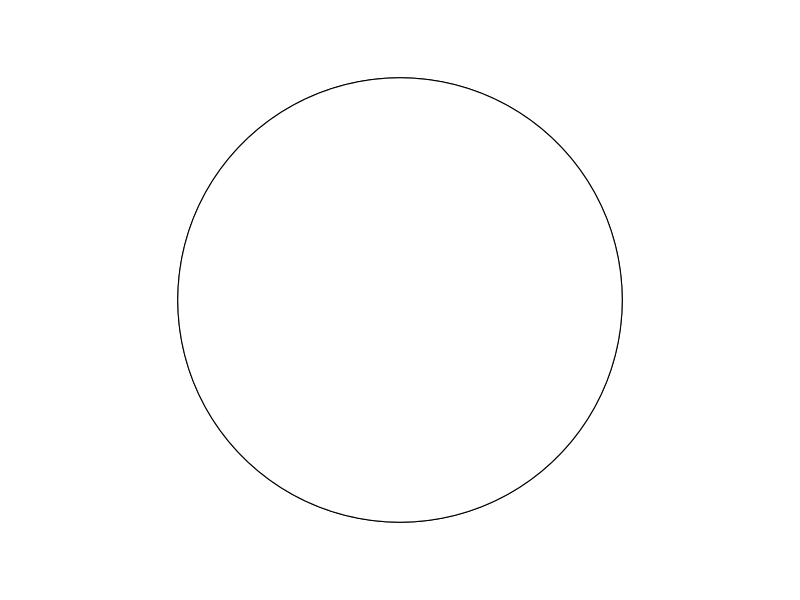
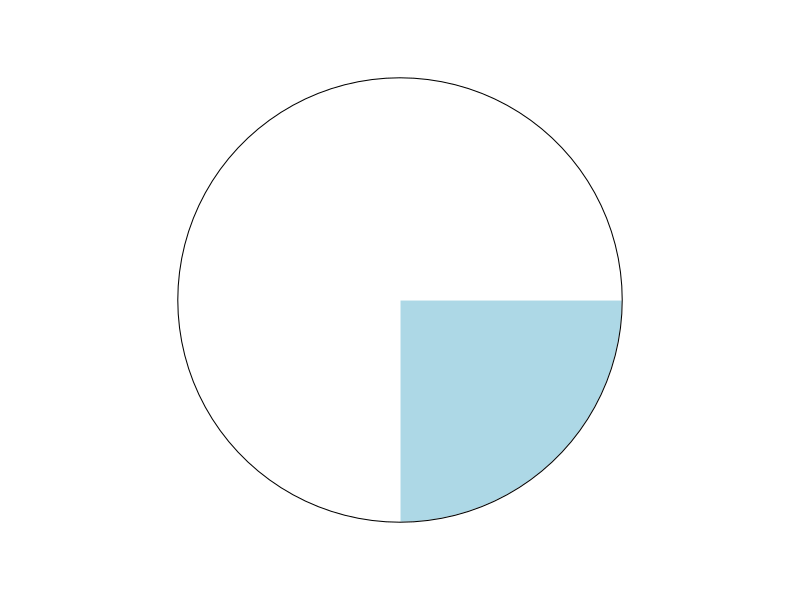
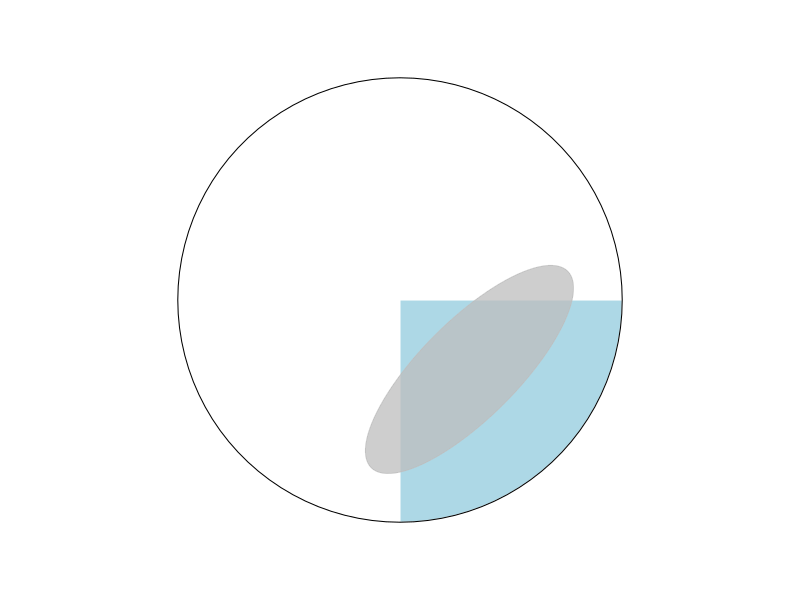
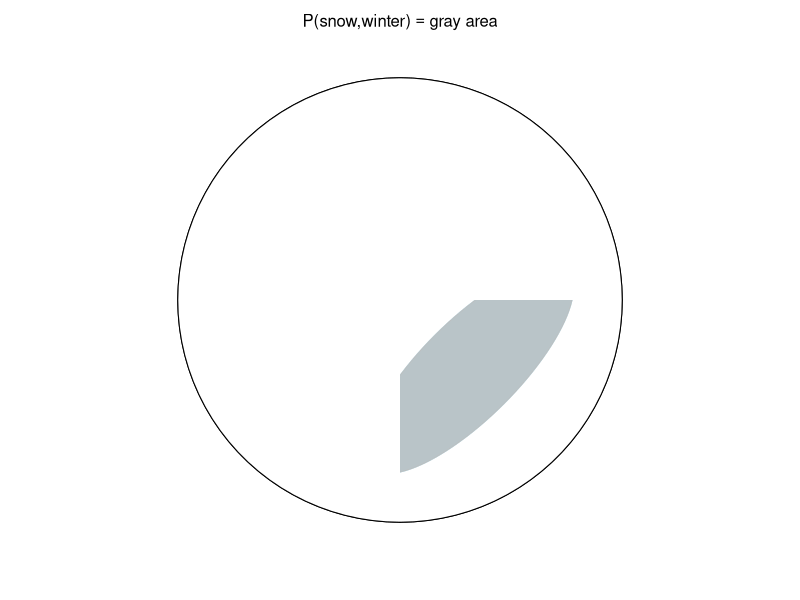
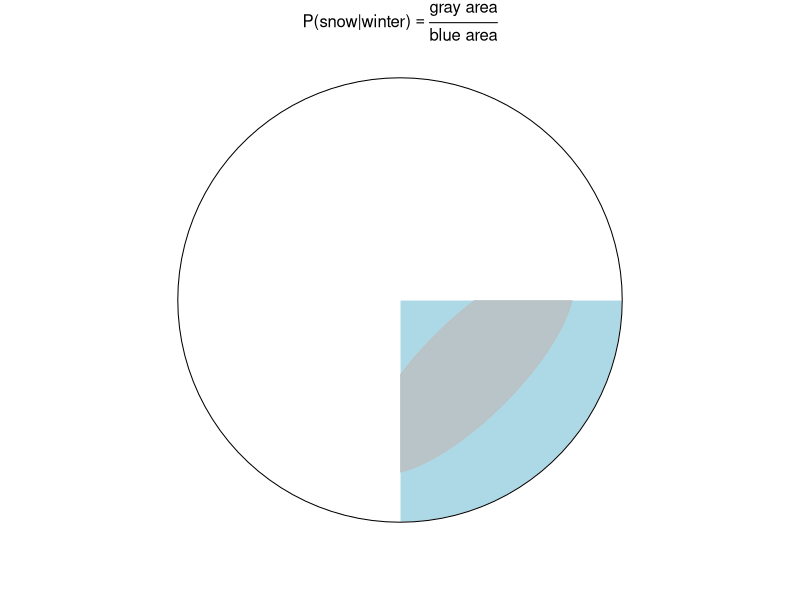
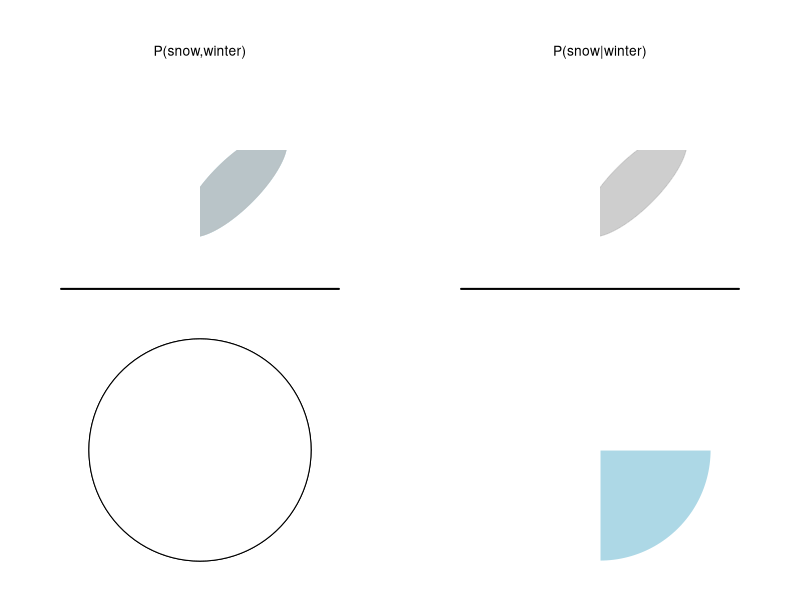
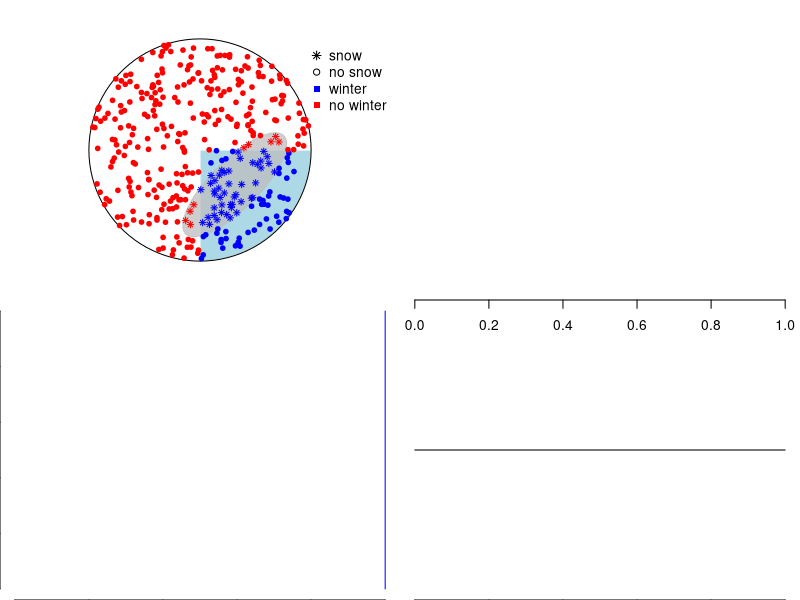
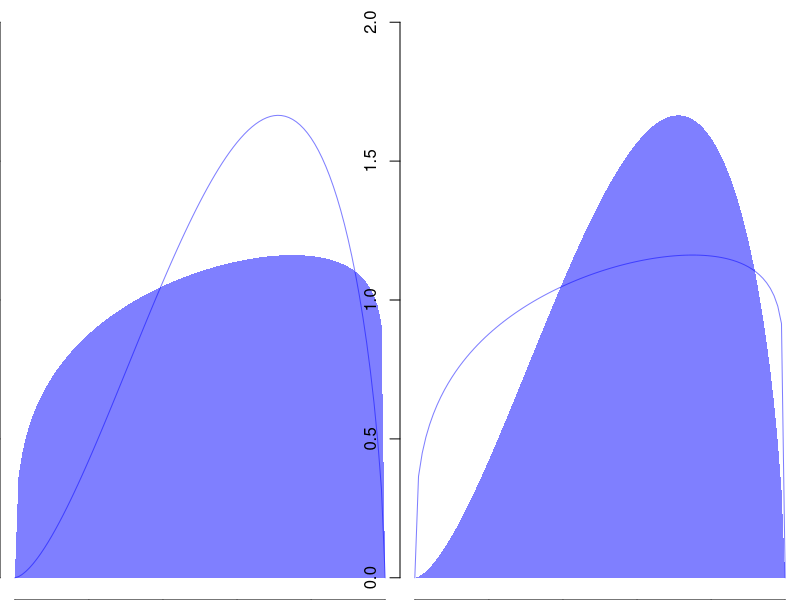

R code for these plots, in order:
## ---- chunk 1
knitr::opts_chunk$set(echo = TRUE, dpi = 300)
## ---- chunk 2
library(plotrix)
par(mar = c(0,0,0,0))
pie(c(3,1), labels = "")
draw.circle(0,0,.8, col ="white")
## ---- chunk 3
draw_pie = function() {
  par(mar = c(0,0,0,0))
  pie(c(3,1), labels = "", border = "white")
  draw.circle(0,0,.8)
}
draw_pie()
## ---- chunk 4
draw_pie()
e.rot = 45
h.e = .25
k.e = -.25
a.e = .5
b.e = .175
draw_ellipse = function() {
  draw.ellipse(h.e,k.e,a.e,b.e , angle = e.rot,
               col = adjustcolor("grey",alpha = .75),
               border = adjustcolor("grey",alpha = .75)) 
}
draw_ellipse()
## ---- chunk 5
par(mar = c(0,0,0,0))
pie(c(3,1), labels = "")
draw.circle(0,0,.8, col ="white")
draw.ellipse(h.e,k.e,a.e,b.e , col = "lightblue", angle = e.rot, border = "lightblue")
draw_ellipse()
rect(0,0,.7,.2, col = "white", border = NA)
rect(0,0,-.2,-.7, col = "white", border = NA)
text(0,1,expression("P(snow,winter)" =="gray area"))
## ---- chunk 6
par(mar = c(0,0,0,0))
pie(c(3,1), labels = "", border = "white")
draw.circle(0,0,.8)
text(0,1,expression("P(snow|winter)" == frac("gray area", "blue area")))
draw_ellipse()
rect(0,0,.7,.2, col = "white", border = NA)
rect(0,0,-.2,-.7, col = "white", border = NA)
## ---- chunk 7
par(mar = c(0,0,0,0), mfrow = c(2,2))
pie(c(3,1), labels = "", ylim = c(0,-.5))
draw.circle(0,0,.9, col ="white", border = "white")
draw.ellipse(h.e,k.e,a.e,b.e , col = "lightblue", angle = e.rot, border = "lightblue")
draw_ellipse()
rect(0,0,.7,.2, col = "white", border = NA)
rect(0,0,-.2,-.7, col = "white", border = NA)
lines(c(-1,1),c(-1,-1), lwd = 2)
text(0,.7,"P(snow,winter)")

pie(c(3,1), labels = "")
draw.circle(0,0,.9, col ="white", border = "white")
draw_ellipse()
rect(0,0,.7,.2, col = "white", border = NA)
rect(0,0,-.2,-.7, col = "white", border = NA)
text(0,.7,"P(snow|winter)")
lines(c(-1,1),c(-1,-1), lwd = 2)

pie(c(3,1), labels = "")
draw.circle(0,0,.8, col ="white")


pie(c(3,1), labels = "", border = "white")
## ---- chunk 8
shift_rotate = function(xy,shift_x, shift_y, angle) {
  theta = 2*pi/(1/(angle/360))
  trans.mat = transf = matrix(c(cos(theta),-sin(theta),sin(theta),cos(theta)),nrow = 2)
  
  x.e = xy[1] - shift_x
  y.e = xy[2] - shift_y
  
  xy_transf = trans.mat %*% matrix(c(x.e,y.e))
  
  return(xy.r = c(
    x.r = shift_x + xy_transf[1],
    y.r = shift_y + xy_transf[2]  
  ))
}

in_ellipse = function(xy,h,k,a,b, e.rot) {
  xy.r = shift_rotate(xy,h,k,e.rot)
  (xy.r[1]-h)^2/a^2 + (xy.r[2]-k)^2/b^2 <= 1
}

rpoint_in_circle = function() {
  r = 0.8 * sqrt(runif(1))
  theta = runif(1) * 2 * pi
  return(c(0 + r * cos(theta),
           0 + r * sin(theta)))
}

## ---- chunk 9
set.seed(123)
draw_pie()
draw_ellipse()

N = 365
is.winter = vector(length = N) # vector to count winter days
is.snow = vector(length = N) # vector to count snow days

for (k in 1:N) {
  # generate random point with custom function
  xy = rpoint_in_circle()
  
  # check if it is a snow day, i.e. in ellipse, with custom function
  is.snow[k] = in_ellipse(xy,h.e,k.e,a.e,b.e,e.rot)
  # check if it is a winter day
  is.winter[k] = xy[1] > 0 & xy[2] < 0
  
  # plot points
  points(xy[1],xy[2],
         pch = ifelse(is.snow[k] == T,8,21), cex = .75,
         bg = ifelse(is.winter[k] == T,"blue","red"),
         col = ifelse(is.winter[k] == T,"blue","red"))

}

legend(.75,.8,
       pch = c(8,21,15,15), bty = "n",
       col = c("black","black","blue","red"),
       legend = c("snow","no snow", "winter", "no winter"))
## ---- chunk 10
N_winter = sum(is.winter)
P_winter = N_winter/N
P_winter
## ---- chunk 11
N_snow = sum(is.snow)
P_snow = N_snow/N
P_snow
## ---- chunk 12
# logical indexing:
# is.snow[is.winter] returns only those entries of the 
# vector is.snow that are at positions where the 
# value for is.winter is TRUE
N_winter_and_snow = sum(is.snow[is.winter]) 
P_winter_and_snow = N_winter_and_snow/N
P_winter_and_snow
## ---- chunk 13
P_snow_given_winter = N_winter_and_snow/N_winter
P_snow_given_winter
## ---- chunk 14
P_snow_given_winter = P_winter_and_snow/P_winter
## ---- chunk 15
plot(0, type = "n", xlim = c(0,1), 
     yaxt = "n", ylab = "", 
     xlab = "p",
     bty = "n")
## ---- chunk 16
plot(c(1,1),
     c(0,1),
     type = "l", xlim = c(0,1), 
     ylab = "density",
     xlab = "p",
     col = "blue",
     bty = "n")
## ---- chunk 17
curve(dbeta(x,1,1),
      ylab = "density", 
      xlab = "p", 
      bty = "n",
      yaxt = "n")
## ---- chunk 18
filled.beta = function(a = 1, b = 1, col = "blue", border = NA, ylim = NULL, add = F) {
  x = seq(0,1,.01)
  y = dbeta(x,a,b)
  x.poly <- c(x, tail(x,1), head(x,1))
  y.poly <- c(y, 0, 0)
  if (is.null(ylim)) ylim = c(0,max(y))
  if (add == FALSE)
    plot(0,type = "n", ylim = ylim, xlab = "p", ylab = "density", xlim = c(0,1), bty = "n")
  polygon(x.poly, y.poly, col=col, border=border)
}
par(mfrow = c(1,2))
filled.beta(1.3,1.1, col = adjustcolor("blue", alpha = .5), ylim = c(0,2))
curve(dbeta(x,1.3*2,1.1*1.5), col = adjustcolor("blue", alpha = .5), add = T)
filled.beta(1.3*2,1.1*1.5, col = adjustcolor("blue", alpha = .5), ylim = c(0,2))
curve(dbeta(x,1.3,1.1), col = adjustcolor("blue", alpha = .5), add = T)
## ---- chunk 19
p = seq(0,1,length.out = 100)
prior = dbeta(p,2,1.5)
prior = prior/sum(prior)
plot(p,
     prior,
     type = 'l',
     xlab = "p",
     bty = "n",
     col = "blue")
## ---- chunk 20
trials = 4
successes = 3
likelihood = dbinom(successes,size = trials, prob = p)
likelihood = likelihood/sum(likelihood)
plot(p,
     likelihood,
     type = 'l',
     xlab = "p",
     bty = "n",
     col = "red")
## ---- chunk 21
posterior = prior * likelihood
plot(p,
     posterior,
     type = 'l',
     xlab = "p",
     bty = "n",
     col = "violet",
     lwd = 2)
## ---- chunk 22
posterior = prior * likelihood
posterior = posterior/sum(posterior)
plot(p,
     posterior,
     type = 'l',
     xlab = "p",
     col = "violet",
     lwd = 2)
lines(p,prior,col = "blue")
lines(p,likelihood,col = "red")
## ---- chunk 23
trials = 20
successes = 15
likelihood = dbinom(successes,size = trials, prob = p)
likelihood = likelihood/sum(likelihood)
posterior = prior * likelihood
posterior = posterior/sum(posterior)
plot(p,
     posterior,
     type = 'l',
     xlab = "p",
     col = "violet",
     lwd = 2)
lines(p,prior,col = "blue")
lines(p,likelihood,col = "red")
## ---- chunk 24
# parameter values at which we calculate the posterior probability
p_H2O_grid = seq(from=0 , to=1, length.out=100)
# likelihood of 3 water in 3 tosses
N_tosses = 3
N_water = 3
likelihood = dbinom(N_water , size=N_tosses, prob=p_H2O_grid)
# uniform prior
prior = rep(1,100) 
posterior = likelihood * prior
sum(posterior)
plot(p_H2O_grid, posterior , type="l" , ylab = "density", xlab = "p")
# standardize 
posterior = posterior / sum(posterior)
sum(posterior)
## ---- chunk 25
plot(p_H2O_grid, posterior , type="l", ylab = "density", xlab = "p" )
# this also works
# plot( posterior ~ p_H2O_grid , type="l" )
# personally, I prefer the plot(x_values, y_values) syntax
## ---- chunk 26
likelihood = dbinom( 3 , size=4 , prob=p_H2O_grid )
posterior = likelihood * prior
posterior = posterior / sum(posterior)
plot(p_H2O_grid, posterior , type="l" , ylab = "density", xlab = "p")
## ---- chunk 27
likelihood = dbinom( 5 , size=7 , prob=p_H2O_grid )
posterior = likelihood * prior
posterior = posterior / sum(posterior)
plot(p_H2O_grid, posterior , type="l" )
## ---- chunk 28
prior[p_H2O_grid < .5] = 0

posterior = dbinom( 3 , size=3 , prob=p_H2O_grid ) * prior
posterior = posterior / sum(posterior)
plot(p_H2O_grid, posterior , type="l" , ylab = "density", xlab = "p")

posterior = dbinom( 3 , size=4 , prob=p_H2O_grid ) * prior
posterior = posterior / sum(posterior)
plot(p_H2O_grid, posterior , type="l" , ylab = "density", xlab = "p")

posterior = dbinom( 5 , size=7 , prob=p_H2O_grid ) * prior
posterior = posterior / sum(posterior)
plot(p_H2O_grid, posterior , type="l", ylab = "density", xlab = "p" )

## ---- chunk 29
.3 * .5 / .65
## ---- chunk 30
library(dplyr)  # for data manipulation
library(magrittr) # for pipes
library(knitr) # to show tables in Markdown
library(kableExtra) # for prettier tables
counts = 
  data.frame(
    Up =   c("B","B","B","W","W","w"),
    Down = c("B","B","W","B","W","W"))

kable(counts) %>% 
  kable_styling(full_width = F)
## ---- chunk 31
counts %>% 
  filter(Up == "B") %>% 
  pull(Down) %>% 
  table() %>% 
  prop.table()
## ---- chunk 32
library(data.table)
data.table(
  Up =   c("B","B","B","W","W","w"),
  Down = c("B","B","W","B","W","W"))  %>%
  .[Up == "B"] %>% # dplyr: filter(Up == "B")
  .[, Down] %>%    # dplyr: pull(Down) %>% 
  table() %>% 
  prop.table()
## ---- chunk 33
library(data.table)
data.table(
  Up =   c("B","B","B","B","B","W","W","w"),
  Down = c("B","B","B","B","W","B","W","W"))  %>%
  .[Up == "B"] %>% 
  .[, Down] %>% 
  table()  %>% 
  prop.table()
## ---- chunk 34
library(data.table)
data.table(
  Up =   c(rep(c("B","B"),1),
           rep(c("B","W"),2),
           rep(c("W","w"),3)),
  Down = c(rep(c("B","B"),1),
           rep(c("W","B"),2),
           rep(c("W","w"),3)))  %>%
  .[Up == "B"] %>% 
  .[, Down] %>% 
  table() %>% 
  prop.table()
## ---- chunk 35
BB_ways = 
  expand.grid(Black_up = c("BB","BB"),
              White_up = c("WB","WW","WW"))

BW_ways = 
  expand.grid(Black_up = c("BW"),
              White_up = c("WW","WW"))

all_ways = 
  rbind(
    BB_ways,
    BW_ways
  ) 

kable(all_ways) %>% 
  kable_styling(full_width = F)
  
## ---- chunk 36
all_ways %>% 
  data.frame() %>% 
  rowwise() %>% 
  mutate(face_down = substr(Black_up,2,2)) %>% 
  pull(face_down) %>% 
  table() %>% 
  prop.table()
